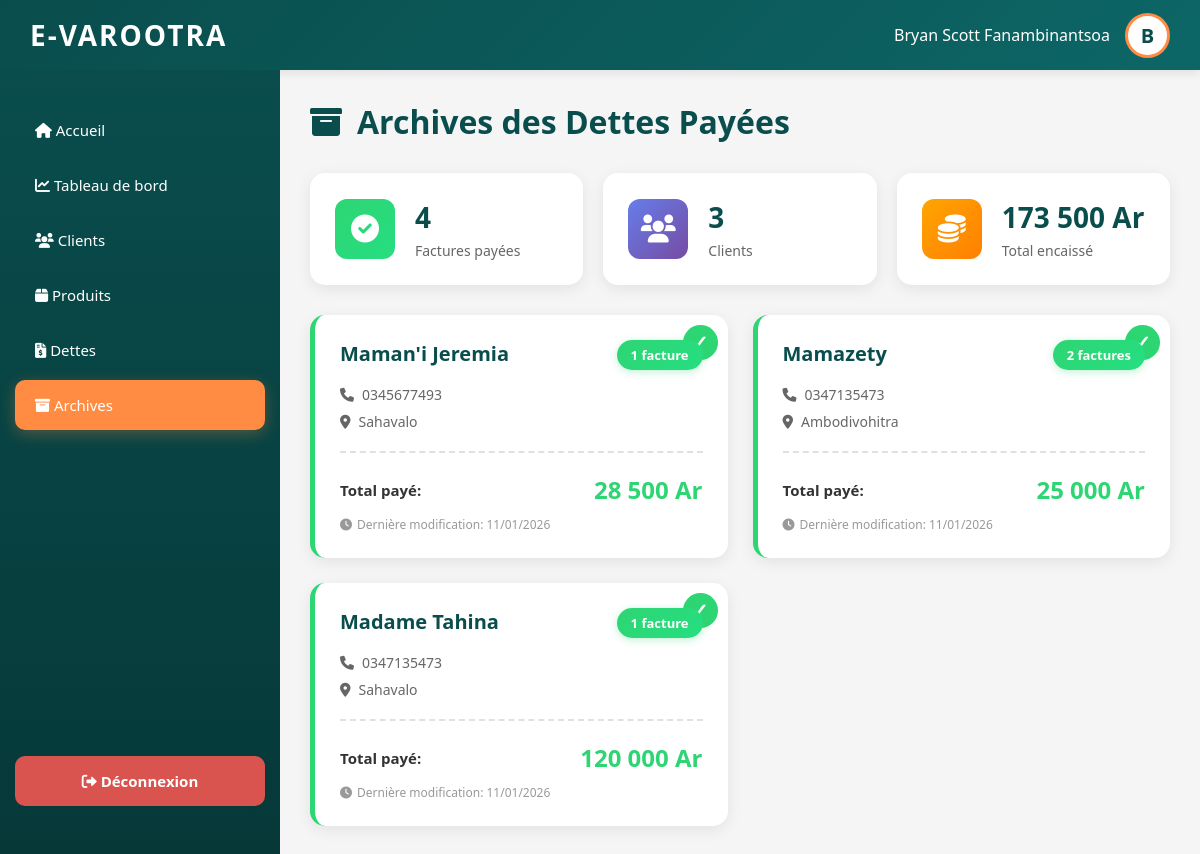
/archive.php (signed in), run on the app's committed database.
### tables this page shows
CREATE TABLE IF NOT EXISTS `clients` (
  `id` int NOT NULL AUTO_INCREMENT,
  `nom_complet` varchar(100) NOT NULL,
  `telephone` varchar(20) DEFAULT NULL,
  `adresse` text,
  `actif` tinyint(1) DEFAULT '1',
  `date_creation` timestamp NULL DEFAULT CURRENT_TIMESTAMP,
  PRIMARY KEY (`id`)
);

### archive.php (the view, shortened to what this page needs)
<?php
include "config.php";
$nom_utilisateur = htmlspecialchars($_SESSION['nom']);
$stats_query = "SELECT
                    COUNT(DISTINCT d.numero_facture) as total_factures_payees,
                    COUNT(DISTINCT d.client_id) as total_clients,
                    SUM(d.montant_total) as montant_total_archive,
                    SUM(d.montant_paye) as montant_total_paye
                FROM dettes d
                WHERE d.statut = 'payee'";
$stats_result = mysqli_query($conn, $stats_query);
$stats = mysqli_fetch_assoc($stats_result);
$clients_archives_query = "SELECT
                            c.id,
                            c.nom_complet,
                            c.telephone,
                            c.adresse,
                            COUNT(DISTINCT d.numero_facture) as nb_factures_payees,
                            SUM(d.montant_total) as total_paye,
                            MAX(d.date_modification) as derniere_modification
                         FROM clients c
                         INNER JOIN dettes d ON c.id = d.client_id
                         WHERE d.statut = 'payee'
                         GROUP BY c.id, c.nom_complet, c.telephone, c.adresse
                         ORDER BY derniere_modification DESC, c.nom_complet";
$clients_archives_result = mysqli_query($conn, $clients_archives_query);
?>
<!DOCTYPE html>
<html lang="fr">
<head>
    <link rel="stylesheet" href="https://cdnjs.cloudflare.com/ajax/libs/font-awesome/6.0.0/css/all.min.css">
</head>
<body>
    <div class="header">
        <span class="logo-text">E-VAROOTRA</span>
        <div class="user-info">
            <span><?php echo $nom_utilisateur; ?></span>
            <div class="user-avatar"><?php echo strtoupper(substr($nom_utilisateur, 0, 1)); ?></div>
        </div>
    </div>
    <div class="container">
        <div class="sidebar">
            <div class="menu">
                <a href="index.php" class="menu-item">
                    <i class="fas fa-home"></i> Accueil
                </a>
                <a href="dashboard.php" class="menu-item">
                    <i class="fas fa-chart-line"></i> Tableau de bord
                </a>
                <a href="client.php" class="menu-item">
                    <i class="fas fa-users"></i> Clients
                </a>
                <a href="produits.php" class="menu-item">
                    <i class="fas fa-box"></i> Produits
                </a>
                <a href="dette.php" class="menu-item">
                    <i class="fas fa-file-invoice-dollar"></i> Dettes
                </a>
                <a href="archive.php" class="menu-item active">
                    <i class="fas fa-archive"></i> Archives
                </a>
            </div>
            <a href="logout.php" class="logout-btn">
                <i class="fas fa-sign-out-alt"></i> Déconnexion
            </a>
        </div>
        <div class="main-content">
            <div id="clientsList">
                <div class="page-header">
                    <h1>
                        <i class="fas fa-archive"></i>
                        Archives des Dettes Payées
                    </h1>
                </div>
                <div class="stats-grid">
                    <div class="stat-card">
                        <div class="stat-icon green">
                            <i class="fas fa-check-circle"></i>
                        </div>
                        <div class="stat-info">
                            <h3><?php echo $stats['total_factures_payees'] ?? 0; ?></h3>
                            <p>Factures payées</p>
                        </div>
                    </div>
                    <div class="stat-card">
                        <div class="stat-icon blue">
                            <i class="fas fa-users"></i>
                        </div>
                        <div class="stat-info">
                            <h3><?php echo $stats['total_clients'] ?? 0; ?></h3>
                            <p>Clients</p>
                        </div>
                    </div>
                    <div class="stat-card">
                        <div class="stat-icon orange">
                            <i class="fas fa-coins"></i>
                        </div>
                        <div class="stat-info">
                            <h3><?php echo number_format($stats['montant_total_paye'] ?? 0, 0, ',', ' '); ?> Ar</h3>
                            <p>Total encaissé</p>
                        </div>
                    </div>
                </div>
                <?php if(mysqli_num_rows($clients_archives_result) > 0): ?>
                <div class="clients-grid">
                    <?php while($client = mysqli_fetch_assoc($clients_archives_result)): ?>
                    <div class="client-box" onclick="showArchives(<?php echo $client['id']; ?>)">
                        <div class="client-box-header">
                            <div class="client-box-name"><?php echo htmlspecialchars($client['nom_complet']); ?></div>
                            <div class="badge-factures">
                                <?php echo $client['nb_factures_payees']; ?> facture<?php echo $client['nb_factures_payees'] > 1 ? 's' : ''; ?>
                            </div>
                        </div>
                        <div class="client-box-info">
                            <i class="fas fa-phone"></i>
                            <?php echo htmlspecialchars($client['telephone']); ?>
                        </div>
                        <div class="client-box-info">
                            <i class="fas fa-map-marker-alt"></i>
                            <?php echo htmlspecialchars($client['adresse']); ?>
                        </div>
                        <div class="client-box-total">
                            <span class="total-label">Total payé:</span>
                            <span class="total-amount"><?php echo number_format($client['total_paye'], 0, ',', ' '); ?> Ar</span>
                        </div>
                        <div class="archive-date">
                            <i class="fas fa-clock"></i>
                            Dernière modification: <?php echo date('d/m/Y', strtotime($client['derniere_modification'])); ?>
                        </div>
                    </div>
                    <?php endwhile; ?>
                </div>
                <?php endif; ?>
            </div>
        </div>
    </div>
</body>
</html>

### archive.php (style rules this page uses)
* { margin: 0; padding: 0; box-sizing: border-box; }
body { font-family: 'Segoe UI', Tahoma, Geneva, Verdana, sans-serif; background: #f5f5f5; height: 100vh; overflow: hidden; }
.header { background: linear-gradient(135deg, #0a4d4d 0%, #0d6666 100%); height: 70px; display: flex; align-items: center; justify-content: space-between; padding: 0 30px; box-shadow: 0 2px 10px rgba(0,0,0,0.1); }
.logo-text { font-size: 28px; font-weight: bold; color: white; letter-spacing: 2px; }
.user-info { display: flex; align-items: center; gap: 15px; color: white; }
.user-avatar { width: 45px; height: 45px; border-radius: 50%; background: white; display: flex; align-items: center; justify-content: center; font-size: 20px; color: #0a4d4d; font-weight: bold; border: 3px solid #ff8c42; }
.container { display: flex; height: calc(100vh - 70px); }
.sidebar { width: 280px; background: linear-gradient(180deg, #0a4d4d 0%, #063838 100%); padding: 30px 0; display: flex; flex-direction: column; }
.menu { flex: 1; padding: 0 15px; }
.menu-item { display: block; padding: 15px 20px; margin: 5px 0; color: white; text-decoration: none; border-radius: 10px; font-size: 15px; font-weight: 500; transition: all 0.3s ease; }
.menu-item.active { background: #ff8c42; box-shadow: 0 4px 15px rgba(255, 140, 66, 0.3); }
.logout-btn { margin: 20px 15px; padding: 15px 20px; background: #d9534f; color: white; border: none; border-radius: 10px; font-size: 15px; font-weight: bold; text-align: center; text-decoration: none; display: block; transition: all 0.3s ease; }
.main-content { flex: 1; padding: 30px; overflow-y: auto; }
.page-header { display: flex; justify-content: space-between; align-items: center; margin-bottom: 30px; }
.page-header h1 { color: #0a4d4d; font-size: 32px; display: flex; align-items: center; gap: 15px; }
.stats-grid { display: grid; grid-template-columns: repeat(auto-fit, minmax(250px, 1fr)); gap: 20px; margin-bottom: 30px; }
.stat-card { background: white; border-radius: 15px; padding: 25px; box-shadow: 0 4px 15px rgba(0,0,0,0.08); display: flex; align-items: center; gap: 20px; transition: all 0.3s ease; }
.stat-icon { width: 60px; height: 60px; border-radius: 12px; display: flex; align-items: center; justify-content: center; font-size: 28px; color: white; }
.stat-icon.green { background: linear-gradient(135deg, #2ed573 0%, #26de81 100%); }
.stat-icon.blue { background: linear-gradient(135deg, #667eea 0%, #764ba2 100%); }
.stat-icon.orange { background: linear-gradient(135deg, #ffa502 0%, #ff7f00 100%); }
.stat-info h3 { font-size: 28px; color: #0a4d4d; margin-bottom: 5px; }
.stat-info p { color: #666; font-size: 14px; }
.clients-grid { display: grid; grid-template-columns: repeat(auto-fill, minmax(320px, 1fr)); gap: 25px; }
.client-box { background: white; border-radius: 15px; padding: 25px; box-shadow: 0 4px 15px rgba(0,0,0,0.08); cursor: pointer; transition: all 0.3s ease; border-left: 5px solid #2ed573; position: relative; overflow: hidden; }
.client-box::before { content: '✓'; position: absolute; top: 10px; right: 10px; width: 35px; height: 35px; background: #2ed573; color: white; border-radius: 50%; display: flex; align-items: center; justify-content: center; font-weight: bold; font-size: 20px; }
.client-box-header { display: flex; justify-content: space-between; align-items: start; margin-bottom: 15px; position: relative; z-index: 1; }
.client-box-name { font-size: 20px; font-weight: bold; color: #0a4d4d; max-width: 70%; }
.badge-factures { background: linear-gradient(135deg, #2ed573 0%, #26de81 100%); color: white; padding: 6px 14px; border-radius: 20px; font-size: 13px; font-weight: bold; box-shadow: 0 2px 8px rgba(46, 213, 115, 0.3); }
.client-box-info { color: #666; font-size: 14px; margin: 8px 0; display: flex; align-items: center; gap: 8px; }
.client-box-total { margin-top: 20px; padding-top: 20px; border-top: 2px dashed #e0e0e0; display: flex; justify-content: space-between; align-items: center; }
.total-label { font-weight: 600; color: #333; font-size: 15px; }
.total-amount { font-size: 24px; font-weight: bold; color: #2ed573; }
.archive-date { font-size: 12px; color: #999; margin-top: 10px; display: flex; align-items: center; gap: 5px; }

### data on the page
clients: nom_complet "Maman'i Jeremia", nb_factures_payees "1", telephone "0345677493", adresse "Sahavalo", total_paye "28 500", derniere_modification "11/01/2026"
clients: nom_complet "Mamazety", nb_factures_payees "2", telephone "0347135473", adresse "Ambodivohitra", total_paye "25 000", derniere_modification "11/01/2026"
clients: nom_complet "Madame Tahina", nb_factures_payees "1", telephone "0347135473", adresse "Sahavalo", total_paye "120 000", derniere_modification "11/01/2026"

### other printed values
$nom_utilisateur "Bryan Scott Fanambinantsoa"
substr($nom_utilisateur, 0, 1) "B"
$stats['total_factures_payees'] "4"
$stats['total_clients'] "3"
$stats['montant_total_paye'] "173 500"
